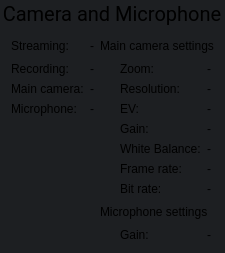
    <widget class="QGroupBox" name="groupCameraMicrophone">
     <property name="font">
      <font>
       <family>Roboto</family>
       <pointsize>-1</pointsize>
      </font>
     </property>
     <property name="styleSheet">
      <string notr="true">QGroupBox {
  border: 0;
  margin-top: 25px;
  font-size: 20px;
  background-color: rgb(29, 31, 34);
}
QLabel {
    background-color: rgb(29, 31, 34);
}</string>
     </property>
     <property name="title">
      <string>Camera and Microphone</string>
     </property>
     <layout class="QGridLayout" name="gridLayout_10">
      <item row="4" column="3">
       <widget class="QLabel" name="labelCameraGainValue">
        <property name="text">
         <string>-</string>
        </property>
        <property name="alignment">
         <set>Qt::AlignLeading|Qt::AlignLeft|Qt::AlignVCenter</set>
        </property>
       </widget>
      </item>
      <item row="2" column="3">
       <widget class="QLabel" name="labelResolutionValue">
        <property name="text">
         <string>-</string>
        </property>
        <property name="alignment">
         <set>Qt::AlignLeading|Qt::AlignLeft|Qt::AlignVCenter</set>
        </property>
       </widget>
      </item>
      <item row="9" column="2">
       <widget class="QLabel" name="labelMicGain">
        <property name="text">
         <string>Gain:</string>
        </property>
        <property name="alignment">
         <set>Qt::AlignLeading|Qt::AlignLeft|Qt::AlignVCenter</set>
        </property>
        <property name="indent">
         <number>20</number>
        </property>
       </widget>
      </item>
      <item row="5" column="3">
       <widget class="QLabel" name="labelWhiteBalanceValue">
        <property name="text">
         <string>-</string>
        </property>
        <property name="alignment">
         <set>Qt::AlignLeading|Qt::AlignLeft|Qt::AlignVCenter</set>
        </property>
       </widget>
      </item>
      <item row="5" column="2">
       <widget class="QLabel" name="labelWhiteBalance">
        <property name="text">
         <string>White Balance:</string>
        </property>
        <property name="alignment">
         <set>Qt::AlignLeading|Qt::AlignLeft|Qt::AlignVCenter</set>
        </property>
        <property name="indent">
         <number>20</number>
        </property>
       </widget>
      </item>
      <item row="8" column="2" colspan="2">
       <widget class="QLabel" name="labelSettingsMicrophone">
        <property name="sizePolicy">
         <sizepolicy hsizetype="Preferred" vsizetype="Fixed">
          <horstretch>0</horstretch>
          <verstretch>0</verstretch>
         </sizepolicy>
        </property>
        <property name="minimumSize">
         <size>
          <width>0</width>
          <height>20</height>
         </size>
        </property>
        <property name="maximumSize">
         <size>
          <width>16777215</width>
          <height>20</height>
         </size>
        </property>
        <property name="text">
         <string>Microphone settings</string>
        </property>
        <property name="alignment">
         <set>Qt::AlignLeading|Qt::AlignLeft|Qt::AlignVCenter</set>
        </property>
       </widget>
      </item>
      <item row="2" column="2">
       <widget class="QLabel" name="labelResolution">
        <property name="text">
         <string>Resolution:</string>
        </property>
        <property name="alignment">
         <set>Qt::AlignLeading|Qt::AlignLeft|Qt::AlignVCenter</set>
        </property>
        <property name="indent">
         <number>20</number>
        </property>
       </widget>
      </item>
      <item row="3" column="2">
       <widget class="QLabel" name="labelEV">
        <property name="text">
         <string>EV:</string>
        </property>
        <property name="alignment">
         <set>Qt::AlignLeading|Qt::AlignLeft|Qt::AlignVCenter</set>
        </property>
        <property name="indent">
         <number>20</number>
        </property>
       </widget>
      </item>
      <item row="4" column="2">
       <widget class="QLabel" name="labelCameraGain">
        <property name="text">
         <string>Gain:</string>
        </property>
        <property name="alignment">
         <set>Qt::AlignLeading|Qt::AlignLeft|Qt::AlignVCenter</set>
        </property>
        <property name="indent">
         <number>20</number>
        </property>
       </widget>
      </item>
      <item row="7" column="2">
       <widget class="QLabel" name="labelBitRate">
        <property name="text">
         <string>Bit rate:</string>
        </property>
        <property name="alignment">
         <set>Qt::AlignLeading|Qt::AlignLeft|Qt::AlignVCenter</set>
        </property>
        <property name="indent">
         <number>20</number>
        </property>
       </widget>
      </item>
      <item row="0" column="1">
       <widget class="QLabel" name="labelCameraStreamingValue">
        <property name="text">
         <string>-</string>
        </property>
        <property name="alignment">
         <set>Qt::AlignLeading|Qt::AlignLeft|Qt::AlignVCenter</set>
        </property>
       </widget>
      </item>
      <item row="0" column="0">
       <widget class="QLabel" name="labelCameraStreaming">
        <property name="text">
         <string>Streaming:</string>
        </property>
        <property name="alignment">
         <set>Qt::AlignLeading|Qt::AlignLeft|Qt::AlignVCenter</set>
        </property>
       </widget>
      </item>
      <item row="1" column="2">
       <widget class="QLabel" name="labelZoom">
        <property name="text">
         <string>Zoom:</string>
        </property>
        <property name="alignment">
         <set>Qt::AlignLeading|Qt::AlignLeft|Qt::AlignVCenter</set>
        </property>
        <property name="indent">
         <number>20</number>
        </property>
       </widget>
      </item>
      <item row="3" column="3">
       <widget class="QLabel" name="labelEVValue">
        <property name="text">
         <string>-</string>
        </property>
        <property name="alignment">
         <set>Qt::AlignLeading|Qt::AlignLeft|Qt::AlignVCenter</set>
        </property>
       </widget>
      </item>
      <item row="1" column="0">
       <widget class="QLabel" name="labelCameraRecording">
        <property name="text">
         <string>Recording:</string>
        </property>
        <property name="alignment">
         <set>Qt::AlignLeading|Qt::AlignLeft|Qt::AlignVCenter</set>
        </property>
       </widget>
      </item>
      <item row="6" column="3">
       <widget class="QLabel" name="labelFrameRateValue">
        <property name="text">
         <string>-</string>
        </property>
        <property name="alignment">
         <set>Qt::AlignLeading|Qt::AlignLeft|Qt::AlignVCenter</set>
        </property>
       </widget>
      </item>
      <item row="2" column="0">
       <widget class="QLabel" name="labelMainCameraOnOff">
        <property name="text">
         <string>Main camera:</string>
        </property>
        <property name="alignment">
         <set>Qt::AlignLeading|Qt::AlignLeft|Qt::AlignVCenter</set>
        </property>
       </widget>
      </item>
      <item row="0" column="2" colspan="2">
       <widget class="QLabel" name="labelSettingsMainCamera">
        <property name="sizePolicy">
         <sizepolicy hsizetype="Preferred" vsizetype="Fixed">
          <horstretch>0</horstretch>
          <verstretch>0</verstretch>
         </sizepolicy>
        </property>
        <property name="minimumSize">
         <size>
          <width>0</width>
          <height>20</height>
         </size>
        </property>
        <property name="maximumSize">
         <size>
          <width>16777215</width>
          <height>20</height>
         </size>
        </property>
        <property name="text">
         <string>Main camera settings</string>
        </property>
        <property name="alignment">
         <set>Qt::AlignLeading|Qt::AlignLeft|Qt::AlignVCenter</set>
        </property>
       </widget>
      </item>
      <item row="2" column="1">
       <widget class="QLabel" name="labelMainCameraOnOffValue">
        <property name="text">
         <string>-</string>
        </property>
        <property name="alignment">
         <set>Qt::AlignLeading|Qt::AlignLeft|Qt::AlignVCenter</set>
        </property>
       </widget>
      </item>
      <item row="3" column="1">
       <widget class="QLabel" name="labelMicrophoneOnOffValue">
        <property name="text">
         <string>-</string>
        </property>
        <property name="alignment">
         <set>Qt::AlignLeading|Qt::AlignLeft|Qt::AlignVCenter</set>
        </property>
       </widget>
      </item>
      <item row="6" column="2">
       <widget class="QLabel" name="labelFrameRate">
        <property name="text">
         <string>Frame rate:</string>
        </property>
        <property name="alignment">
         <set>Qt::AlignLeading|Qt::AlignLeft|Qt::AlignVCenter</set>
        </property>
        <property name="indent">
         <number>20</number>
        </property>
       </widget>
      </item>
      <item row="9" column="3">
       <widget class="QLabel" name="labelMicGainValue">
        <property name="text">
         <string>-</string>
        </property>
        <property name="alignment">
         <set>Qt::AlignLeading|Qt::AlignLeft|Qt::AlignVCenter</set>
        </property>
       </widget>
      </item>
      <item row="3" column="0">
       <widget class="QLabel" name="labelMicrophoneOnOff">
        <property name="text">
         <string>Microphone:</string>
        </property>
        <property name="alignment">
         <set>Qt::AlignLeading|Qt::AlignLeft|Qt::AlignVCenter</set>
        </property>
       </widget>
      </item>
      <item row="1" column="3">
       <widget class="QLabel" name="labelZoomValue">
        <property name="text">
         <string>-</string>
        </property>
        <property name="alignment">
         <set>Qt::AlignLeading|Qt::AlignLeft|Qt::AlignVCenter</set>
        </property>
       </widget>
      </item>
      <item row="7" column="3">
       <widget class="QLabel" name="labelBitRateValue">
        <property name="text">
         <string>-</string>
        </property>
        <property name="alignment">
         <set>Qt::AlignLeading|Qt::AlignLeft|Qt::AlignVCenter</set>
        </property>
       </widget>
      </item>
      <item row="1" column="1">
       <widget class="QLabel" name="labelCameraRecordingValue">
        <property name="text">
         <string>-</string>
        </property>
        <property name="alignment">
         <set>Qt::AlignLeading|Qt::AlignLeft|Qt::AlignVCenter</set>
        </property>
       </widget>
      </item>
     </layout>
    </widget>
